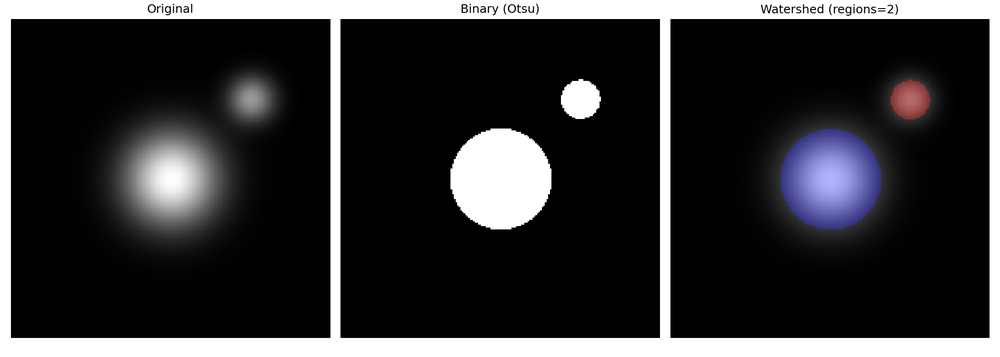
#> input picture watershed_result.png, 1000 x 357 px, shrunk from 2100 x 750 before the run
$ python -i 3_MRI.py   (imports and definitions only)   (older library calls are emulated)
#> lines starting #> are read from the running program, lines starting #| are printed output that depends on the picture
#!/usr/bin/env python3
"""
MRI-like 2D segmentation: Otsu thresholding -> distance transform -> watershed.
Works for (1) URL input, (2) local path, (3) synthetic fallback. Handles different
scikit-image peak_local_max behaviors (coordinates vs boolean mask).
"""

import os
from typing import Optional, Tuple

import numpy as np
import matplotlib.pyplot as plt
from skimage import io, filters, segmentation, feature, color, morphology
from scipy import ndimage as ndi

# ---------------------------
# Utility / core functions
# ---------------------------

# [57 lines left out: functions load_image, compute_binary_mask, not called in this run]

def compute_distance_and_markers(binary_image: np.ndarray,
                                 footprint_size: int = 3,
                                 min_distance: Optional[int] = None,
                                 gaussian_sigma_for_distance: Optional[float] = None,
                                 fallback_percentile: float = 90):
    """
    Compute distance transform and produce markers robustly across skimage versions.
    - footprint_size: size of local footprint for peak finding (odd integer).
    - min_distance: if provided, will be used to exclude very close peaks (applied after finding peaks).
    - gaussian_sigma_for_distance: optional smoothing on distance map before peak detection.
    - fallback_percentile: if no peaks found, create markers by thresholding distance at this percentile.
    Returns: distance, markers (integer-labeled array), n_initial_peaks, n_filtered_peaks
    """
    # Distance transform (on foreground)
    distance = ndi.distance_transform_edt(binary_image)

    # Optional smoothing to reduce tiny spurious peaks
    if gaussian_sigma_for_distance is not None and gaussian_sigma_for_distance > 0:
        distance = ndi.gaussian_filter(distance, sigma=gaussian_sigma_for_distance)

    # Build footprint for local maxima detection
    footprint = np.ones((footprint_size, footprint_size), dtype=bool)

    # Call peak_local_max and handle different skimage signatures.
    # Newer versions return coordinates array; older versions with indices=False returned a boolean mask.
    peaks_coords = None
    peaks_mask = None
    try:
        # Try call that returns coordinates (newer API)
        coords = feature.peak_local_max(distance, footprint=footprint, labels=binary_image)
        # If coords is None or empty, coords may be an empty array
        if coords is None:
            coords = np.empty((0, 2), dtype=int)
        if coords.ndim == 2 and coords.shape[1] == 2:
            peaks_coords = coords
        else:
            # Not coordinates: maybe older API returned boolean mask; treat as mask
            peaks_mask = np.asarray(coords, dtype=bool)
    except TypeError:
        # Older scikit-image may use indices=False to return boolean mask; try that
        try:
            mask = feature.peak_local_max(distance, indices=False, footprint=footprint, labels=binary_image)
            peaks_mask = np.asarray(mask, dtype=bool)
        except Exception:
            # Give up on peak_local_max; we'll fallback below
            peaks_coords = np.empty((0, 2), dtype=int)

    # If we got coordinates -> convert to mask
    if peaks_coords is not None:
        mask = np.zeros_like(distance, dtype=bool)
        if peaks_coords.size > 0:
            mask[tuple(peaks_coords.T)] = True
        peaks_mask = mask

    # Count initial markers
    n_initial = int(peaks_mask.sum()) if peaks_mask is not None else 0

    # If no peaks found, fallback strategy: threshold distance at percentile, then erode to get seed points
    if peaks_mask is None or peaks_mask.sum() == 0:
        # fallback: threshold
        valid = distance[binary_image]
        if valid.size > 0:
            cutoff = np.percentile(valid, fallback_percentile)
            fallback_mask = (distance >= cutoff) & binary_image
            # Erode to separate regions and reduce marker size
            fallback_mask = morphology.binary_erosion(fallback_mask, morphology.disk(max(1, footprint_size//2)))
            # Label small connected components and take centroids as markers
            labeled_temp, _ = ndi.label(fallback_mask)
            peaks_mask = np.zeros_like(distance, dtype=bool)
            # Use centers of connected components as markers
            for region_label in range(1, labeled_temp.max() + 1):
                coords_region = np.array(np.where(labeled_temp == region_label)).T
                if coords_region.size == 0:
                    continue
                center = coords_region.mean(axis=0).round().astype(int)
                peaks_mask[center[0], center[1]] = True
        else:
            # No foreground pixels -> empty markers
            peaks_mask = np.zeros_like(distance, dtype=bool)

    # Optionally filter peaks by minimal distance: remove peaks that are too close (simple heuristic)
    if min_distance is not None and min_distance > 0:
        # compute distance to nearest marker for each marker and remove those too close
        marker_coords = np.array(np.where(peaks_mask)).T
        keep_mask = np.ones(len(marker_coords), dtype=bool)
        if marker_coords.shape[0] > 1:
            # pairwise distances
            from scipy.spatial.distance import cdist
            dists = cdist(marker_coords, marker_coords)
            np.fill_diagonal(dists, np.inf)
            # For any pair closer than min_distance, remove the second
            for i in range(dists.shape[0]):
                close = np.where(dists[i] < min_distance)[0]
                for j in close:
                    if keep_mask[j]:
                        keep_mask[j] = False
        filtered_mask = np.zeros_like(peaks_mask, dtype=bool)
        filtered_mask[tuple(marker_coords[keep_mask].T)] = True
        filtered_count = int(filtered_mask.sum())
        peaks_mask = filtered_mask
    else:
        filtered_count = int(peaks_mask.sum())

    # Convert boolean marker mask to labeled markers for watershed
    markers, _ = ndi.label(peaks_mask)

    # Final counts
    n_initial_peaks = n_initial
    n_filtered_peaks = filtered_count

    return distance, markers, n_initial_peaks, n_filtered_peaks

# [101 lines left out: functions run_watershed, segment_image, not called in this run]

# ---------------------------
# Example main block
# ---------------------------

# [28 lines not run here, left out]

>>> import cv2
>>> picture = cv2.imread('watershed_result.png', cv2.IMREAD_GRAYSCALE)
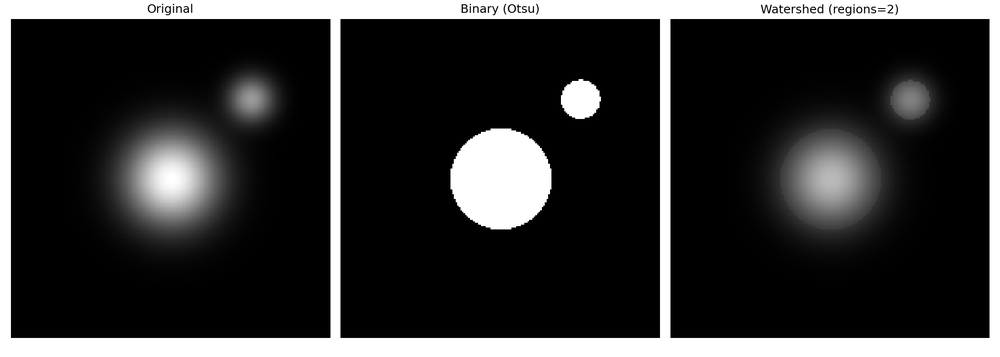
#> picture: shape (357, 1000); min 0, max 255, mean 51.9
>>> result = compute_distance_and_markers(picture)
#> in compute_distance_and_markers, `distance = ndi.distance_transform_edt(binary_image)`:
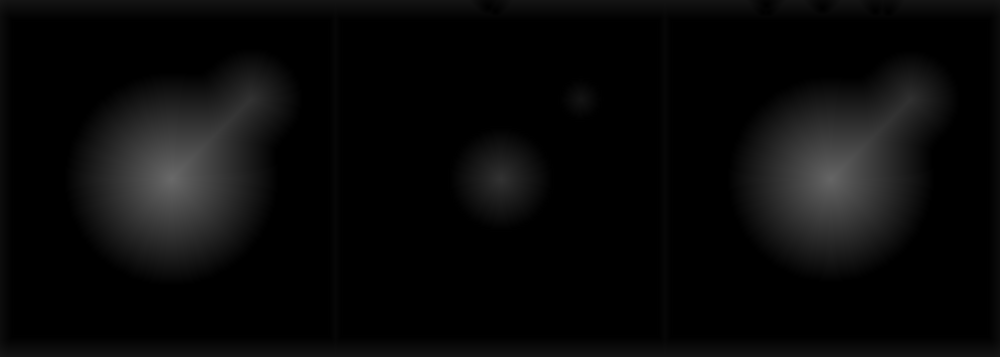
#> distance: shape (357, 1000) float64; min 0, max 105.1, mean 9.3
#> in compute_distance_and_markers, `coords = feature.peak_local_max(distance, footprint=footprint, labels=..`: coords = 54170 pairs, first value 1 to 355, second value 1 to 998
#> in compute_distance_and_markers, `peaks_coords = coords`: peaks_coords has the same summary as coords
